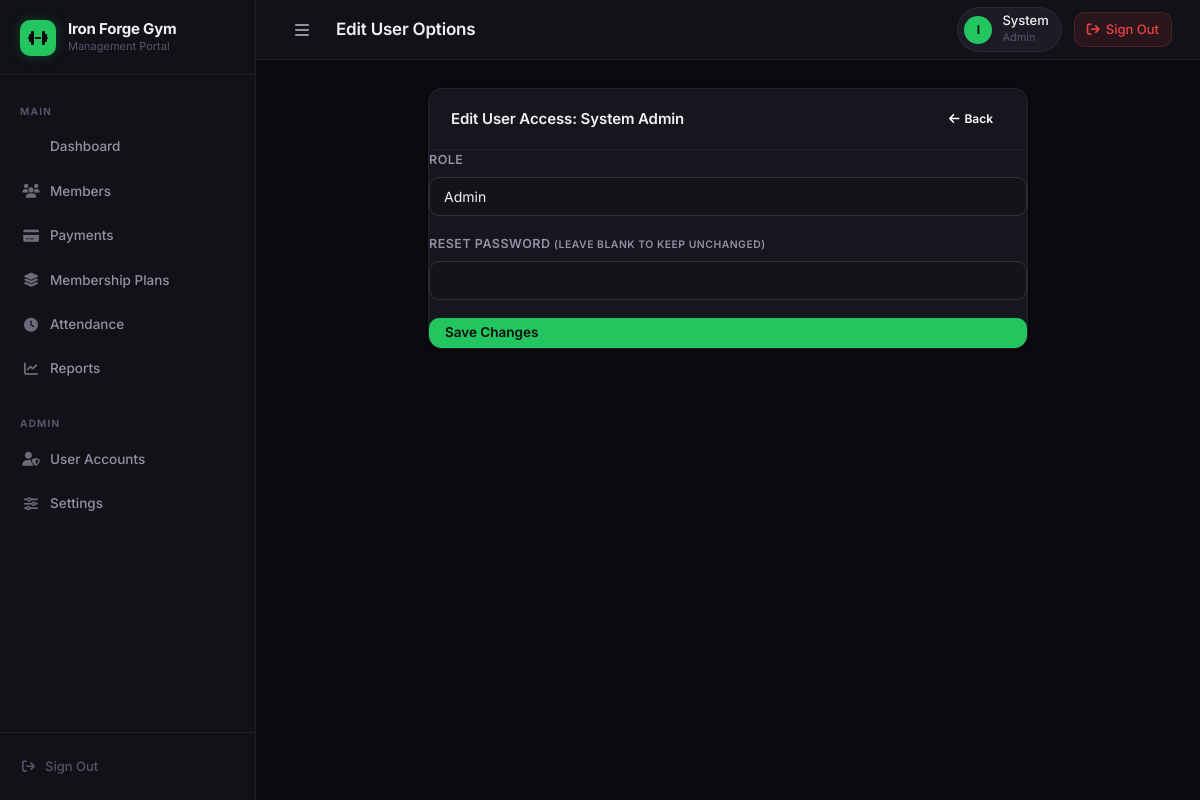
/admin/edit_user.php?id=1 (signed in), run on the app's committed database.
### tables this page shows
CREATE TABLE gym_settings (
    id INT AUTO_INCREMENT PRIMARY KEY,
    gym_name VARCHAR(100) NOT NULL,
    contact_email VARCHAR(100),
    contact_phone VARCHAR(20),
    address TEXT,
    currency VARCHAR(10) DEFAULT 'PHP',
    created_at TIMESTAMP DEFAULT CURRENT_TIMESTAMP
);

CREATE TABLE users (
    id INT AUTO_INCREMENT PRIMARY KEY,
    full_name VARCHAR(100) NOT NULL,
    email VARCHAR(100) NOT NULL UNIQUE,
    phone VARCHAR(20),
    password VARCHAR(255) NOT NULL,
    role ENUM('admin', 'staff') NOT NULL DEFAULT 'staff',
    permissions VARCHAR(255) DEFAULT NULL,
    created_at TIMESTAMP DEFAULT CURRENT_TIMESTAMP
);

### includes/functions.php (called while the page is built, shortened)
<?php
function getGymSettings($pdo) {
    $stmt = $pdo->query("SELECT * FROM gym_settings LIMIT 1");
    return $stmt->fetch();
}
?>

### config/config.php (called while the page is built, shortened)
<?php
function has_permission($module) {
    if ($_SESSION['user_role'] === 'admin') return true;
    $perms = $_SESSION['user_permissions'] ?? [];
    return in_array($module, $perms);
}
?>

### admin/edit_user.php (the view, shortened to what this page needs)
<?php
$pageTitle = 'Edit User Options';
require_once '../includes/header.php';
$id = $_GET['id'] ?? 0;
$stmt = $pdo->prepare("SELECT * FROM users WHERE id = ?");
$stmt->execute([$id]);
$userEdit = $stmt->fetch();
?>
<div class="card" style="max-width: 600px; margin: 0 auto;">
    <div class="card-header">
        <h3 class="card-title">Edit User Access: <?= htmlspecialchars($userEdit->full_name) ?></h3>
        <a href="users.php" class="btn btn-sm" style="background:var(--bg-surface-hover); color:#fff;"><i class="fas fa-arrow-left"></i> Back</a>
    </div>
    <form method="POST">
        <div class="form-group">
            <label>Role</label>
            <select name="role" id="editRoleSelect" class="form-control">
                <option value="admin" <?= $userEdit->role === 'admin' ? 'selected' : '' ?>>Admin</option>
            </select>
        </div>
        <div class="form-group">
            <label>Reset Password <small class="text-muted">(Leave blank to keep unchanged)</small></label>
            <input type="password" name="password" class="form-control">
        </div>
        <button type="submit" class="btn btn-primary" style="width:100%;">Save Changes</button>
    </form>
</div>
<?php require_once '../includes/footer.php'; ?>

### includes/header.php (shortened to what this page needs)
<?php
require_once __DIR__ . '/../config/config.php';
require_once __DIR__ . '/../config/database.php';
require_once __DIR__ . '/functions.php';
$settings = getGymSettings($pdo);
$pageTitle = $pageTitle ?? 'Dashboard';
?>
<!DOCTYPE html>
<html lang="en">
<head>
    <link rel="stylesheet" href="https://cdnjs.cloudflare.com/ajax/libs/font-awesome/6.5.0/css/all.min.css">
    <link rel="stylesheet" href="<?= APP_URL ?>/assets/css/style.css">
    <link href="https://cdn.jsdelivr.net/npm/tom-select@2.2.2/dist/css/tom-select.css" rel="stylesheet">
</head>
<body>
    <div class="app-container">
        <?php include 'sidebar.php'; ?>
        <main class="main-content">
            <header class="topbar">
                <div class="topbar-left">
                    <button id="sidebar-toggle" class="btn-icon" title="Toggle sidebar">
                        <i class="fas fa-bars"></i>
                    </button>
                    <h2><?= htmlspecialchars($pageTitle) ?></h2>
                </div>
                <div class="topbar-right">
                    <div class="user-chip">
                        <div class="user-avatar"><?= $initials ?></div>
                        <div>
                            <div class="user-chip-name"><?= htmlspecialchars(explode(' ', $_SESSION['user_name'])[0]) ?></div>
                            <div class="user-chip-role"><?= ucfirst(htmlspecialchars($_SESSION['user_role'])) ?></div>
                        </div>
                    </div>
                    <a href="<?= APP_URL ?>/auth/logout.php" class="btn-logout" title="Sign out">
                        <i class="fas fa-arrow-right-from-bracket"></i>
                        <span>Sign Out</span>
                    </a>
                </div>
            </header>
            <div class="content-wrapper">

### includes/sidebar.php
<?php
$current_page = basename($_SERVER['PHP_SELF']);
$current_dir  = basename(dirname($_SERVER['PHP_SELF']));
$gymName = $settings->gym_name ?? 'Gym';
$initials = strtoupper(substr($gymName, 0, 1));
?>
<aside class="sidebar" id="sidebar">
    <div class="sidebar-brand">
        <div class="brand-icon">
            <i class="fas fa-dumbbell"></i>
        </div>
        <div>
            <div class="brand-name"><?= htmlspecialchars($gymName) ?></div>
            <div class="brand-sub">Management Portal</div>
        </div>
    </div>
    <ul class="sidebar-nav">
        <li class="nav-section-label">Main</li>
        <li class="nav-item <?= ($current_page === 'dashboard.php') ? 'active' : '' ?>">
            <a href="<?= APP_URL ?>/dashboard.php">
                <span class="nav-icon"><i class="fas fa-grid-2"></i></span>
                Dashboard
            </a>
        </li>
        <?php if (has_permission('members')): ?>
        <li class="nav-item <?= ($current_dir === 'members') ? 'active' : '' ?>">
            <a href="<?= APP_URL ?>/members/index.php">
                <span class="nav-icon"><i class="fas fa-users"></i></span>
                Members
            </a>
        </li>
        <?php endif; ?>
        <?php if (has_permission('payments')): ?>
        <li class="nav-item <?= ($current_dir === 'payments') ? 'active' : '' ?>">
            <a href="<?= APP_URL ?>/payments/index.php">
                <span class="nav-icon"><i class="fas fa-credit-card"></i></span>
                Payments
            </a>
        </li>
        <?php endif; ?>
        <?php if (has_permission('plans')): ?>
        <li class="nav-item <?= ($current_dir === 'plans') ? 'active' : '' ?>">
            <a href="<?= APP_URL ?>/plans/index.php">
                <span class="nav-icon"><i class="fas fa-layer-group"></i></span>
                Membership Plans
            </a>
        </li>
        <?php endif; ?>
        <?php if (has_permission('attendance')): ?>
        <li class="nav-item <?= ($current_dir === 'attendance') ? 'active' : '' ?>">
            <a href="<?= APP_URL ?>/attendance/index.php">
                <span class="nav-icon"><i class="fas fa-clock"></i></span>
                Attendance
            </a>
        </li>
        <?php endif; ?>
        <?php if (has_permission('reports')): ?>
        <li class="nav-item <?= ($current_dir === 'reports') ? 'active' : '' ?>">
            <a href="<?= APP_URL ?>/reports/index.php">
                <span class="nav-icon"><i class="fas fa-chart-line"></i></span>
                Reports
            </a>
        </li>
        <?php endif; ?>
        <?php if ($_SESSION['user_role'] === 'admin'): ?>
        <li class="nav-section-label" style="margin-top: 8px;">Admin</li>
        <li class="nav-item <?= ($current_dir === 'admin' && $current_page === 'users.php') ? 'active' : '' ?>">
            <a href="<?= APP_URL ?>/admin/users.php">
                <span class="nav-icon"><i class="fas fa-user-shield"></i></span>
                User Accounts
            </a>
        </li>
        <li class="nav-item <?= ($current_dir === 'admin' && $current_page === 'settings.php') ? 'active' : '' ?>">
            <a href="<?= APP_URL ?>/admin/settings.php">
                <span class="nav-icon"><i class="fas fa-sliders"></i></span>
                Settings
            </a>
        </li>
        <?php endif; ?>
    </ul>
    <div class="sidebar-footer">
        <a href="<?= APP_URL ?>/auth/logout.php">
            <span class="nav-icon"><i class="fas fa-arrow-right-from-bracket"></i></span>
            Sign Out
        </a>
    </div>
</aside>

### data on the page
gym_settings: gym_name "Iron Forge Gym", gym_name "I"
users: full_name "System Admin", role "Admin"

### other printed values
$pageTitle "Edit User Options"
explode(' ', $_SESSION['user_name'])[0] "System"
$_SESSION['user_role'] "Admin"
